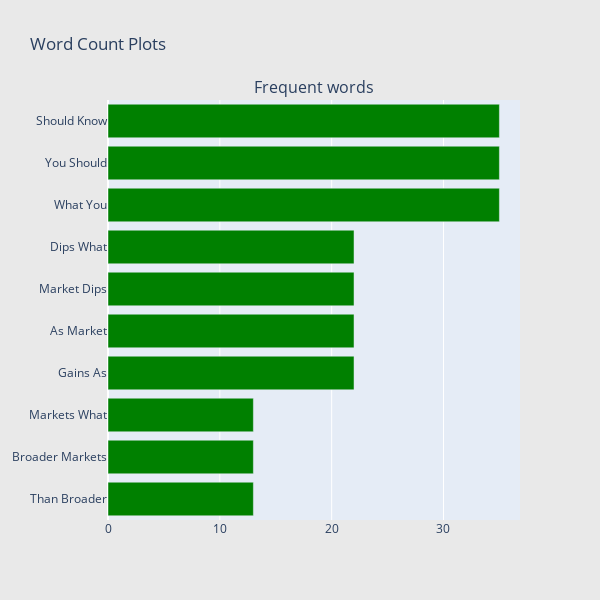

Notebook source saved alongside this figure:
### Code cell
## Get the bar chart from 5 rated reviews ##
freq_dict = defaultdict(int)
for sent in news_df["headline"]:
    for word in generate_ngrams(sent,2):
        freq_dict[word] += 1
fd_sorted = pd.DataFrame(sorted(freq_dict.items(), key=lambda x: x[1])[::-1])
fd_sorted.columns = ["word", "wordcount"]
trace0 = horizontal_bar_chart(fd_sorted.head(10), 'green')

# Creating two subplots
fig = tools.make_subplots(rows=1, cols=1, vertical_spacing=0.04,
                          subplot_titles=["Frequent words"])
fig.append_trace(trace0, 1, 1)
#fig.append_trace(trace1, 1, 2)
fig['layout'].update(height=600, width=600, paper_bgcolor='rgb(233,233,233)', title="Word Count Plots")
py.iplot(fig, filename='word-plots');

### Figure 1 — Plotly figure (JSON) as saved in the notebook; plotly's stock layout.template omitted (floating-point values rounded to 4 significant figures)
{"data": [{"marker": {"color": "green"}, "orientation": "h", "showlegend": false, "type": "bar", "x": [13, 13, 13, 22, 22, 22, 22, 35, 35, 35], "xaxis": "x", "y": ["Than Broader", "Broader Markets", "Markets What", "Gains As", "As Market", "Market Dips", "Dips What", "What You", "You Should", "Should Know"], "yaxis": "y"}], "layout": {"annotations": [{"font": {"size": 16}, "showarrow": false, "text": "Frequent words", "x": 0.5, "xanchor": "center", "xref": "paper", "y": 1, "yanchor": "bottom", "yref": "paper"}], "height": 600, "paper_bgcolor": "rgb(233,233,233)", "title": {"text": "Word Count Plots"}, "width": 600, "xaxis": {"anchor": "y", "domain": [0, 1]}, "yaxis": {"anchor": "x", "domain": [0, 1]}}}
